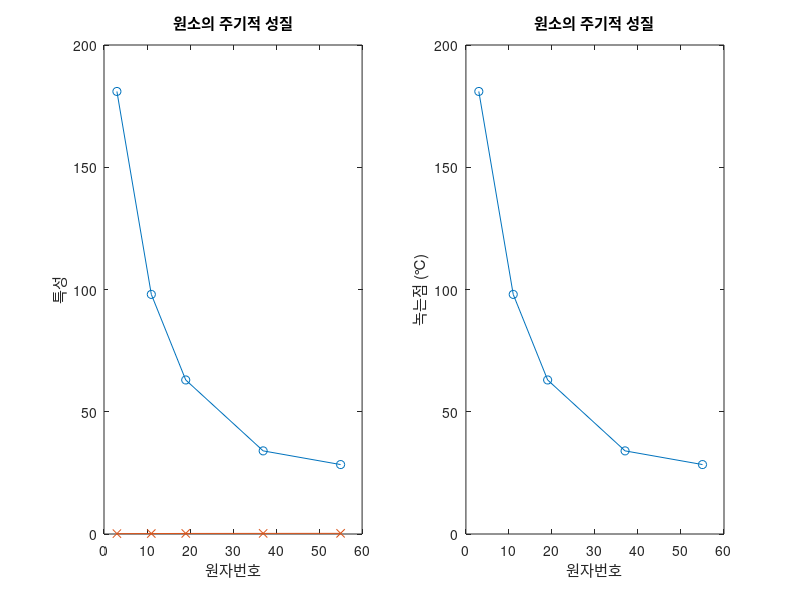

Recreate this plot in MATLAB. (Note: this script raises an error after producing the figure.)
%% 예제

clear, clc

% 변수 정의
at_num = [3, 11, 19, 37, 55];                 % Atomic Number, 원자번호
mp = [181, 98, 63, 34, 28.4];                 % Melting Point, 녹는점
at_r = [0.152, 0.186, 0.227, 0.2480, 0.2650]; % Atomic Radius, 원자 반지름

% 2개의 선을 같은 눈금으로 그림
subplot(1, 2, 1)
plot(at_num, mp, '-o', at_num, at_r, '-x')
    title('원소의 주기적 성질')
    xlabel('원자번호'), ylabel('특성')

% y축 분리하여 그림
subplot(1, 2, 2)
plot(at_num, mp, '-o')
    title('원소의 주기적 성질')
    xlabel('원자번호'), ylabel('녹는점 (℃)')

yyaxis right
plot(at_num, at_r, '-x')
ylabel('원자 반지름 (pm)')
